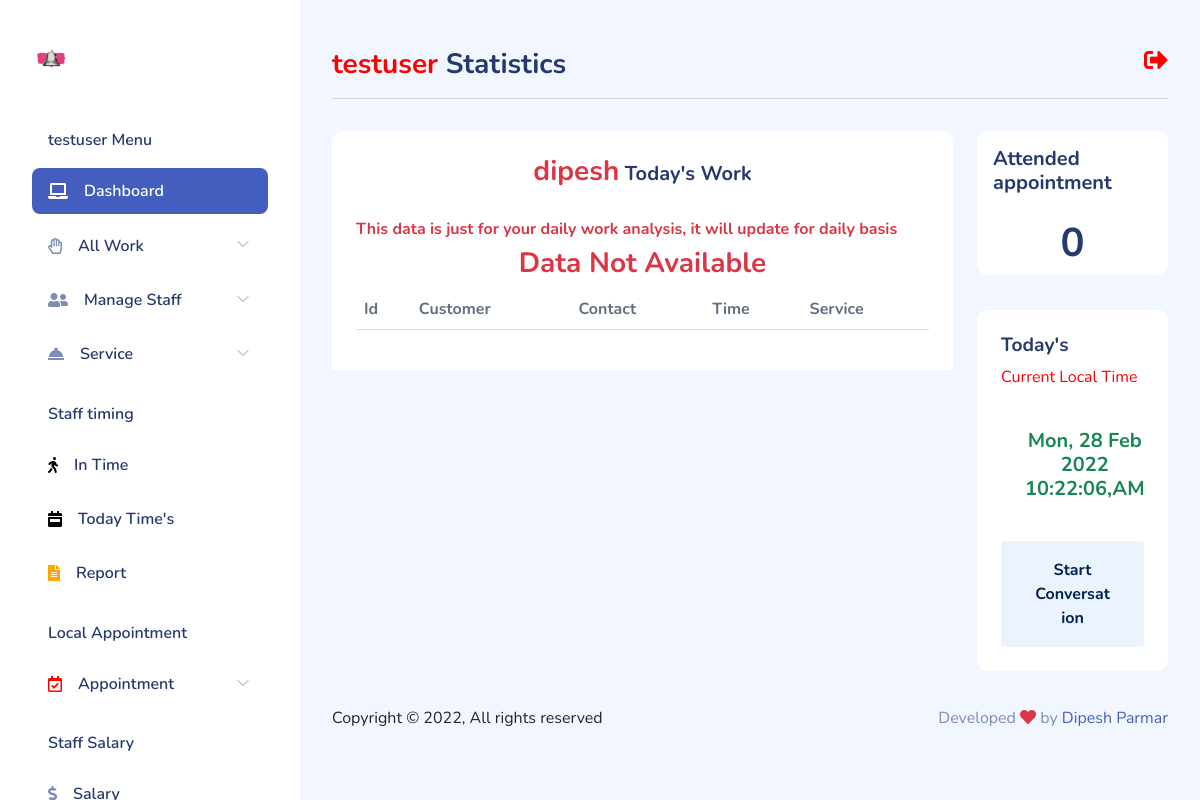
The page /client/get-today-work/dipesh/ (signed in) on the database as committed earlier.
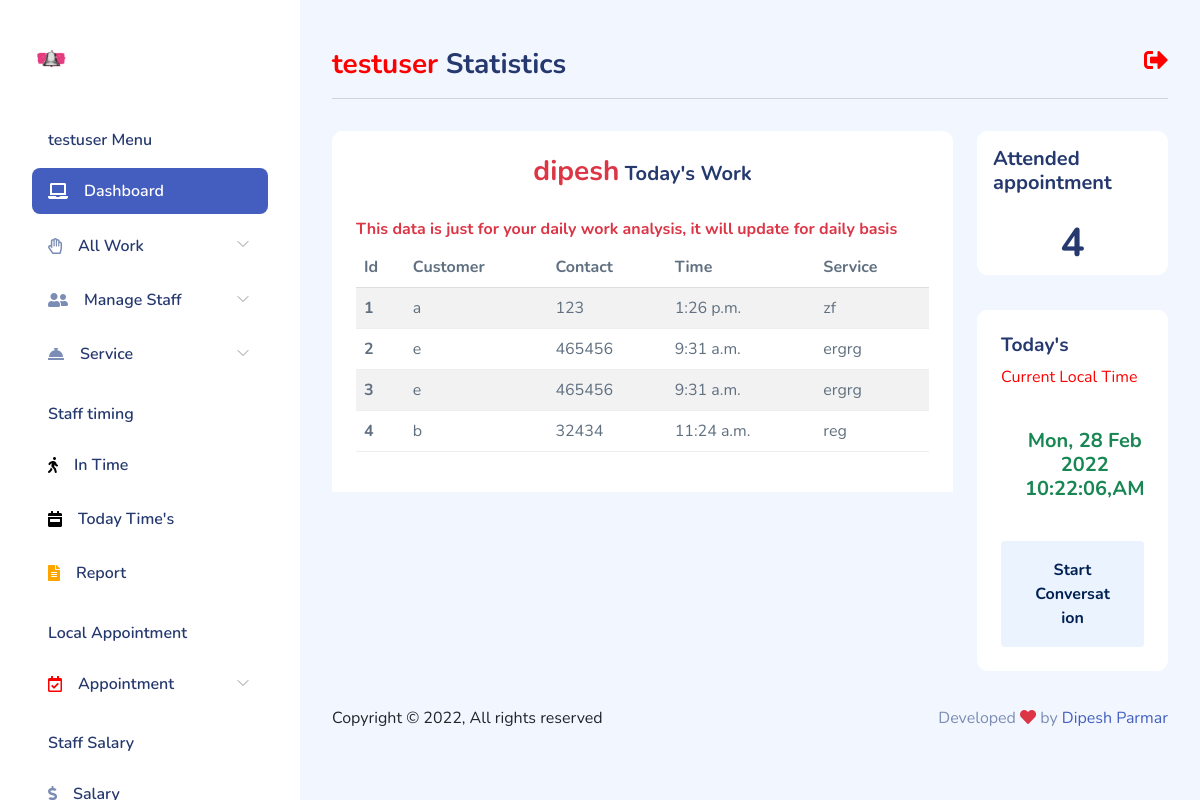
The same page on the database as committed later.
### client/models.py (models this page shows, shortened)
class Staff(models.Model):
    user = models.ForeignKey(User, on_delete=models.CASCADE,null=True, blank=True)
    profile = models.ImageField(upload_to = 'staff/')
    name = models.CharField(max_length=100)
    phone = models.PositiveIntegerField()
    email = models.EmailField(max_length=100, null=True, blank=True)
    service = models.CharField(max_length=100, null=True, blank=True)
    fdate = models.DateTimeField(auto_now_add=True)

class Appointment_data(models.Model):
    user = models.ForeignKey(User, on_delete=models.CASCADE,null=True, blank=True)
    uniq = models.CharField(max_length=100,null=True, blank=True)
    customer = models.CharField(max_length=100)
    phone = models.PositiveBigIntegerField()
    datex = models.DateField(max_length=100)
    timex = models.TimeField()
    service = models.CharField(max_length=100, null=True, blank=True)
    staff = models.ForeignKey(Staff, on_delete=models.CASCADE, null=True,blank=True)
    fdate = models.DateTimeField(auto_now_add=True)

### client/views.py (the view)
# urls.py: path('get-today-work/<str:sname>/', views.get_today_work, name='twork'),
@user_passes_test(lambda u: u.is_authenticated, login_url='/')
def get_today_work(request, sname):
    try:
        ssff = Staff.objects.get(Q(user=request.user) & Q(name=sname))
    except ObjectDoesNotExist:
        return HttpResponseNotFound('<h1 style="color:red;">Your Data Not Found By Object Not Found</h1>')
    except MultipleObjectsReturned:
        return HttpResponseNotFound('<h1 style="color:red;">Your Data Not Found By Multiple Object Return</h1>')
    towork = Appointment_data.objects.filter(
        Q(user=request.user) & Q(datex=datetime.date.today()) & Q(staff=ssff))
    towork_count = Appointment_data.objects.filter(
        Q(user=request.user) & Q(datex=datetime.date.today()) & Q(staff=ssff)).count()
    context = {'data': towork, 'sname': sname, 'total': towork_count}
    return render(request, 'client/get_today.html', context)

### client/templates/client/get_today.html (shortened to what this page needs)
{% extends "client/layout.html" %}
{% block table %}
    <div class="text-center mt-4 h5 mb-2"><span class="text-danger h3">{{sname}}</span>  Today's Work</div>
    <div class="card-header">
        <div class="text-danger h6">This data is just for your daily work analysis, it will update for daily basis</div>
        <div class="table-responsive">
        <table class="table table-striped">
            <thead>
              <tr>
                <th scope="col">Id</th>
                <th scope="col">Customer</th>
                <th scope="col">Contact</th>
                <th scope="col">Time</th>
                <th scope="col">Service</th>
              </tr>
            </thead>
            <tbody>
                {% if data %}
                    {% for dt in data %}
                        <tr>
                        <th scope="row">{{forloop.counter}}</th>
                        <td>{{dt.customer}}</td>
                        <td>{{dt.phone}}</td>
                        <td>{{dt.timex}}</td>
                        <td>{{dt.service}}</td>
                        </tr>
                    {% endfor %}
                {% else %}
                        <h3 class="text-danger text-center">Data Not Available</h3>
                {% endif %}
            </tbody>
          </table>
        </div>
    </div>
{% endblock table %}
{% block cardfeatur %}
<div class="p-3 h5">
    Attended appointment
</div>
<h1 class="text-center">{{total}}</h1>
{% endblock cardfeatur %}
{% block visitors  %}
<div class="card-header">
    <h4>Today's</h4><span><marquee style="color:red;">Current Local Time</marquee> </span>
</div>
<div class="px-4 pb-4">
    <div class="card-content ">
        <div class="recent-message d-flex px-4 py-3">
            <span class="text-center text-success font-weight-bold h5">
                {% now "D, d M Y" %}
                {% now "h:i:s,A" %}
            </span>
        </div>
    </div>
    <button class='btn btn-block btn-xl btn-light-primary font-bold mt-3'>Start
        Conversation</button>
</div>
{% endblock visitors  %}

### client/templates/client/layout.html (shortened to what this page needs)
{% load static %}
<!DOCTYPE html>
<html lang="en">
<head>
  <link rel="stylesheet" href="https://use.fontawesome.com/releases/v5.11.2/css/all.css">
    <link rel="stylesheet" href="{% static 'client/css/bootstrap.css' %}">
    <link rel="stylesheet" href="{% static 'client/css/bold.css' %}">
    <link rel="stylesheet" href="{% static 'client/css/perfect-scrollbar.css' %}">
    <link rel="stylesheet" href="{% static 'client/css/bootstrap-icons.css' %}">
    <link rel="stylesheet" href="{% static 'client/css/app.css' %}">
</head>
<body>
    <div id="app">
        <div id="sidebar" class="active">
            <div class="sidebar-wrapper active">
    <div class="sidebar-header">
        <div class="d-flex justify-content-between">
            <div class="logo">
                <a href="index.html"><img src="{% static 'client/img/bell.png' %}"  class="img-fluid"  alt="Logo" srcset=""></a>
            </div>
        </div>
    </div>
    <div class="sidebar-menu">
        <ul class="menu">
            <li class="sidebar-title">{{request.user}} Menu</li>
            <li
                class="sidebar-item active ">
                <a href="{% url 'client' %}" class='sidebar-link'>
                    <i class="fas fa-laptop"></i>
                    <span>Dashboard</span>
                </a>
            </li>
            <li
                class="sidebar-item  has-sub">
                <a href="#" class='sidebar-link'>
                    <i class="far fa-hand-paper"></i>
                    <span>All Work</span>
                </a>
            </li>
            <li
                class="sidebar-item  has-sub">
                <a href="#" class='sidebar-link'>
                    <i class="fas fa-user-friends"></i>
                    <span>Manage Staff</span>
                </a>
            </li>
            <li
                class="sidebar-item  has-sub">
                <a href="#" class='sidebar-link'>
                    <i class="fas fa-concierge-bell" style=""></i>
                    <span>Service</span>
                </a>
            </li>
            <li class="sidebar-title">Staff timing</li>
            <li
                class="sidebar-item  ">
                <a href="{% url 'timing' %}" class='sidebar-link'>
                    <i class="fas fa-walking" style="color:black;"></i>
                    <span>In Time</span>
                </a>
            </li>
            <li
                class="sidebar-item   ">
                <a href="{% url 'totime' %}" class='sidebar-link'>
                    <i class="fas fa-calendar-week" style="color:black;"></i>
                    <span>Today Time's</span>
                </a>
            </li>
            <li
            class="sidebar-item   ">
            <a href="{% url 'report' %}" class='sidebar-link'>
                <i class="fas fa-file-alt" style="color:orange;"></i>
                <span>Report</span>
            </a>
            </li>
            <li class="sidebar-title">Local Appointment</li>
            <li
                class="sidebar-item  has-sub">
                <a href="" class='sidebar-link'>
                    <i class="far fa-calendar-check" style="color:red;"></i>
                    <span>Appointment</span>
                </a>
            </li>
            <li class="sidebar-title">Staff Salary</li>
            <li
                class="sidebar-item  ">
                <a href="{% url 'salary' %}" class='sidebar-link'>
                    <i class="fas fa-dollar-sign"></i>
                    <span>Salary</span>
                </a>
            </li>
        </ul>
    </div>
</div>
        </div>
        <div id="main">
<div class="page-heading">
    <div class="float-end">
        <a href="{% url 'logoutv' %}"  ><i class="fas fa-sign-out-alt" style="font-size:24px; color:red;"></i></a>
    </div>
    <h3> <span style="color:red;">{{request.user}}</span> Statistics</h3>
    <hr>
</div>
<div class="page-content">
    <section class="row">
        <div class="col-12 col-lg-9">
            <div class="row">
                <div class="col-12">
                    <div class="card">
                        {% block table %}{% endblock table %}
                    </div>
                </div>
            </div>
            <div class="row">
                <div class="col-12 col-xl-4">
                </div>
                <div class="col-12 col-xl-8">
                </div>
            </div>
        </div>
        <div class="col-12 col-lg-3">
            <div class="card">
                {% block cardfeatur %}{% endblock cardfeatur %}
            </div>
            <div class="card">
                {% block visitors  %}{% endblock visitors  %}
            </div>
            </div>
        </section>
    </div>
            <footer class="black">
                <div class="footer clearfix mb-0 text-muted">
                    <div class="float-start text-dark">
                        <p>Copyright  &copy; {% now 'Y' %},   All rights reserved</p>
                    </div>
                    <div class="float-end">
                        <p>Developed <span class="text-danger"><i class="fas fa-heart"></i></span> by <a
                                href="">Dipesh Parmar</a></p>
                    </div>
                </div>
            </footer>
        </div>
    </div>
</body>
</html>

### client/static/client/css/perfect-scrollbar.css (style rules this page uses)
.ps { overflow: hidden !important; overflow-anchor: none; -ms-overflow-style: none; touch-action: auto; -ms-touch-action: auto; }

### client/static/client/css/app.css (style rules this page uses)
.btn.btn-light-primary { background-color:#ebf3ff;color:#002152 }
.btn-block { width:100% }
.card { border:none;margin-bottom:2.2rem }
.card .card-header { border:none }
.card .card-header h4 { font-size:1.2rem;font-weight:700 }
.card .card-content { position:relative }
#sidebar.active .sidebar-wrapper { left:0 }
.sidebar-wrapper { background-color:#fff;bottom:0;height:100vh;overflow-y:auto;position:fixed;top:0;transition:left .5s ease-out;width:300px;z-index:10 }
.sidebar-wrapper .sidebar-header { font-size:2rem;font-weight:700;padding:2rem 2rem 1rem }
.sidebar-wrapper .sidebar-header img { height:1.2rem }
.sidebar-wrapper .menu { font-weight:600;margin-top:2rem;padding:0 2rem }
.sidebar-wrapper .menu .sidebar-title { color:#25396f;font-size:1rem;font-weight:600;list-style:none;margin:1.5rem 0 1rem;padding:0 1rem }
.sidebar-wrapper .menu .sidebar-link { align-items:center;border-radius:.5rem;color:#25396f;display:block;display:flex;font-size:1rem;padding:.7rem 1rem;text-decoration:none;transition:all .5s }
.sidebar-wrapper .menu .sidebar-link i,.sidebar-wrapper .menu .sidebar-link svg { color:#7c8db5 }
.sidebar-wrapper .menu .sidebar-link span { margin-left:1rem }
.sidebar-wrapper .menu .sidebar-item { list-style:none;margin-top:.5rem;position:relative }
.sidebar-wrapper .menu .sidebar-item.has-sub .sidebar-link:after { color:#ccc;display:block;position:absolute;right:15px;top:12px }
.sidebar-wrapper .menu .sidebar-item.active>.sidebar-link { background-color:#435ebe }
.sidebar-wrapper .menu .sidebar-item.active>.sidebar-link span { color:#fff }
.sidebar-wrapper .menu .sidebar-item.active>.sidebar-link i,.sidebar-wrapper .menu .sidebar-item.active>.sidebar-link svg { fill:#fff;color:#fff }
.dataTable-table td,.dataTable-table thead th,.table td,.table thead th { vertical-align:middle }
.dataTable-table:not(.table-borderless) thead th,.table:not(.table-borderless) thead th { border-bottom:1px solid #dedede!important }
#main { margin-left:300px;padding:2rem }
.page-heading { margin:0 0 2rem }
.page-heading h3 { font-weight:700 }
a { text-decoration:none }
.font-bold { font-weight:700 }
.btn-xl { padding:1rem 2rem }

Rows that differ between the two databases and show on the page:
added Appointment_data: customer "a", phone "123", timex "1:26 p.m.", service "zf"
added Appointment_data: customer "e", phone "465456", timex "9:31 a.m.", service "ergrg"
added Appointment_data: customer "e", phone "465456", timex "9:31 a.m.", service "ergrg"
added Appointment_data: customer "b", phone "32434", timex "11:24 a.m.", service "reg"
Other text that changed with them:
{{ total }}: "0" → "4"
text no longer shown: "Data Not Available"
